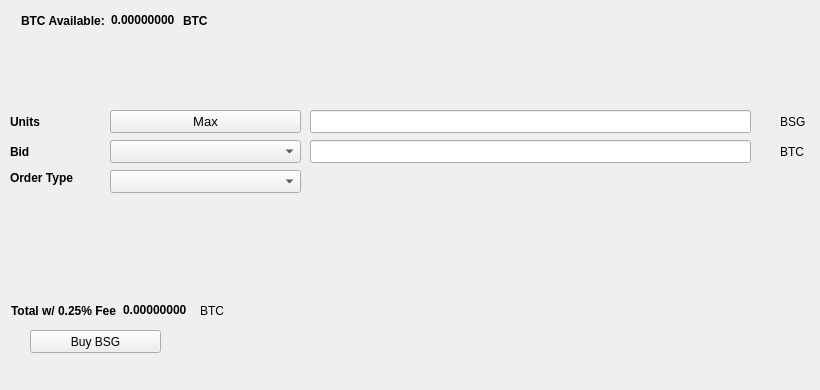
   <widget class="QWidget" name="BuyTab">
    <attribute name="title">
     <string>Buy</string>
    </attribute>
    <widget class="QPushButton" name="BuyBSG">
     <property name="geometry">
      <rect>
       <x>30</x>
       <y>330</y>
       <width>131</width>
       <height>23</height>
      </rect>
     </property>
     <property name="text">
      <string>Buy BSG</string>
     </property>
     <property name="icon">
      <iconset resource="../BSG.qrc">
       <normaloff>:/icons/bitcoin</normaloff>:/icons/bitcoin</iconset>
     </property>
    </widget>
    <widget class="QLabel" name="label_3">
     <property name="geometry">
      <rect>
       <x>10</x>
       <y>110</y>
       <width>46</width>
       <height>23</height>
      </rect>
     </property>
     <property name="font">
      <font>
       <weight>75</weight>
       <bold>true</bold>
      </font>
     </property>
     <property name="text">
      <string>Units</string>
     </property>
    </widget>
    <widget class="QLineEdit" name="UnitsInput">
     <property name="geometry">
      <rect>
       <x>310</x>
       <y>110</y>
       <width>441</width>
       <height>23</height>
      </rect>
     </property>
     <property name="font">
      <font>
       <pointsize>9</pointsize>
       <weight>75</weight>
       <bold>true</bold>
      </font>
     </property>
    </widget>
    <widget class="QLineEdit" name="BuyBidPriceEdit">
     <property name="geometry">
      <rect>
       <x>310</x>
       <y>140</y>
       <width>441</width>
       <height>23</height>
      </rect>
     </property>
     <property name="font">
      <font>
       <pointsize>9</pointsize>
       <weight>75</weight>
       <bold>true</bold>
      </font>
     </property>
    </widget>
    <widget class="QLabel" name="label_4">
     <property name="geometry">
      <rect>
       <x>780</x>
       <y>110</y>
       <width>31</width>
       <height>23</height>
      </rect>
     </property>
     <property name="text">
      <string>BSG</string>
     </property>
    </widget>
    <widget class="QLabel" name="label_5">
     <property name="geometry">
      <rect>
       <x>780</x>
       <y>140</y>
       <width>31</width>
       <height>23</height>
      </rect>
     </property>
     <property name="text">
      <string>BTC</string>
     </property>
    </widget>
    <widget class="QLabel" name="label_6">
     <property name="geometry">
      <rect>
       <x>10</x>
       <y>140</y>
       <width>46</width>
       <height>23</height>
      </rect>
     </property>
     <property name="font">
      <font>
       <weight>75</weight>
       <bold>true</bold>
      </font>
     </property>
     <property name="text">
      <string>Bid</string>
     </property>
    </widget>
    <widget class="QLabel" name="label_7">
     <property name="geometry">
      <rect>
       <x>10</x>
       <y>170</y>
       <width>91</width>
       <height>16</height>
      </rect>
     </property>
     <property name="font">
      <font>
       <weight>75</weight>
       <bold>true</bold>
      </font>
     </property>
     <property name="text">
      <string>Order Type</string>
     </property>
    </widget>
    <widget class="QPushButton" name="Buy_Max_Amount">
     <property name="geometry">
      <rect>
       <x>110</x>
       <y>110</y>
       <width>191</width>
       <height>23</height>
      </rect>
     </property>
     <property name="font">
      <font>
       <pointsize>10</pointsize>
      </font>
     </property>
     <property name="text">
      <string>Max</string>
     </property>
    </widget>
    <widget class="QComboBox" name="BuyBidcomboBox">
     <property name="geometry">
      <rect>
       <x>110</x>
       <y>140</y>
       <width>191</width>
       <height>23</height>
      </rect>
     </property>
     <property name="font">
      <font>
       <pointsize>10</pointsize>
      </font>
     </property>
    </widget>
    <widget class="QComboBox" name="buyOrdertypeCombo">
     <property name="geometry">
      <rect>
       <x>110</x>
       <y>170</y>
       <width>191</width>
       <height>23</height>
      </rect>
     </property>
     <property name="font">
      <font>
       <pointsize>10</pointsize>
      </font>
     </property>
    </widget>
    <widget class="QWidget" name="layoutWidget1">
     <property name="geometry">
      <rect>
       <x>21</x>
       <y>11</y>
       <width>227</width>
       <height>19</height>
      </rect>
     </property>
     <layout class="QHBoxLayout" name="horizontalLayout_3">
      <item>
       <widget class="QLabel" name="label232">
        <property name="font">
         <font>
          <weight>75</weight>
          <bold>true</bold>
         </font>
        </property>
        <property name="text">
         <string>BTC Available:</string>
        </property>
       </widget>
      </item>
      <item>
       <widget class="QLabel" name="BtcAvailableLbl">
        <property name="palette">
         <palette>
          <active>
           <colorrole role="WindowText">
            <brush brushstyle="SolidPattern">
             <color alpha="255">
              <red>0</red>
              <green>0</green>
              <blue>0</blue>
             </color>
            </brush>
           </colorrole>
           <colorrole role="Button">
            <brush brushstyle="SolidPattern">
             <color alpha="255">
              <red>0</red>
              <green>170</green>
              <blue>0</blue>
             </color>
            </brush>
           </colorrole>
           <colorrole role="Light">
            <brush brushstyle="SolidPattern">
             <color alpha="255">
              <red>0</red>
              <green>255</green>
              <blue>0</blue>
             </color>
            </brush>
           </colorrole>
           <colorrole role="Midlight">
            <brush brushstyle="SolidPattern">
             <color alpha="255">
              <red>0</red>
              <green>212</green>
              <blue>0</blue>
             </color>
            </brush>
           </colorrole>
           <colorrole role="Dark">
            <brush brushstyle="SolidPattern">
             <color alpha="255">
              <red>0</red>
              <green>85</green>
              <blue>0</blue>
             </color>
            </brush>
           </colorrole>
           <colorrole role="Mid">
            <brush brushstyle="SolidPattern">
             <color alpha="255">
              <red>0</red>
              <green>113</green>
              <blue>0</blue>
             </color>
            </brush>
           </colorrole>
           <colorrole role="Text">
            <brush brushstyle="SolidPattern">
             <color alpha="255">
              <red>0</red>
              <green>170</green>
              <blue>0</blue>
             </color>
            </brush>
           </colorrole>
           <colorrole role="BrightText">
            <brush brushstyle="SolidPattern">
             <color alpha="255">
              <red>255</red>
              <green>255</green>
              <blue>255</blue>
             </color>
            </brush>
           </colorrole>
           <colorrole role="ButtonText">
            <brush brushstyle="SolidPattern">
             <color alpha="255">
              <red>0</red>
              <green>0</green>
              <blue>0</blue>
             </color>
            </brush>
           </colorrole>
           <colorrole role="Base">
            <brush brushstyle="SolidPattern">
             <color alpha="255">
              <red>255</red>
              <green>255</green>
              <blue>255</blue>
             </color>
            </brush>
           </colorrole>
           <colorrole role="Window">
            <brush brushstyle="SolidPattern">
             <color alpha="255">
              <red>0</red>
              <green>170</green>
              <blue>0</blue>
             </color>
            </brush>
           </colorrole>
           <colorrole role="Shadow">
            <brush brushstyle="SolidPattern">
             <color alpha="255">
              <red>0</red>
              <green>0</green>
              <blue>0</blue>
             </color>
            </brush>
           </colorrole>
           <colorrole role="AlternateBase">
            <brush brushstyle="SolidPattern">
             <color alpha="255">
              <red>127</red>
              <green>212</green>
              <blue>127</blue>
             </color>
            </brush>
           </colorrole>
           <colorrole role="ToolTipBase">
            <brush brushstyle="SolidPattern">
             <color alpha="255">
              <red>255</red>
              <green>255</green>
              <blue>220</blue>
             </color>
            </brush>
           </colorrole>
           <colorrole role="ToolTipText">
            <brush brushstyle="SolidPattern">
             <color alpha="255">
              <red>0</red>
              <green>0</green>
              <blue>0</blue>
             </color>
            </brush>
           </colorrole>
          </active>
          <inactive>
           <colorrole role="WindowText">
            <brush brushstyle="SolidPattern">
             <color alpha="255">
              <red>0</red>
              <green>0</green>
              <blue>0</blue>
             </color>
            </brush>
           </colorrole>
           <colorrole role="Button">
            <brush brushstyle="SolidPattern">
             <color alpha="255">
              <red>0</red>
              <green>170</green>
              <blue>0</blue>
             </color>
            </brush>
           </colorrole>
           <colorrole role="Light">
            <brush brushstyle="SolidPattern">
             <color alpha="255">
              <red>0</red>
              <green>255</green>
              <blue>0</blue>
             </color>
            </brush>
           </colorrole>
           <colorrole role="Midlight">
            <brush brushstyle="SolidPattern">
             <color alpha="255">
              <red>0</red>
              <green>212</green>
              <blue>0</blue>
             </color>
            </brush>
           </colorrole>
           <colorrole role="Dark">
            <brush brushstyle="SolidPattern">
             <color alpha="255">
              <red>0</red>
              <green>85</green>
              <blue>0</blue>
             </color>
            </brush>
           </colorrole>
           <colorrole role="Mid">
            <brush brushstyle="SolidPattern">
             <color alpha="255">
              <red>0</red>
              <green>113</green>
              <blue>0</blue>
             </color>
            </brush>
           </colorrole>
           <colorrole role="Text">
            <brush brushstyle="SolidPattern">
             <color alpha="255">
              <red>0</red>
              <green>170</green>
              <blue>0</blue>
             </color>
            </brush>
           </colorrole>
           <colorrole role="BrightText">
            <brush brushstyle="SolidPattern">
             <color alpha="255">
              <red>255</red>
              <green>255</green>
              <blue>255</blue>
             </color>
            </brush>
           </colorrole>
           <colorrole role="ButtonText">
            <brush brushstyle="SolidPattern">
             <color alpha="255">
              <red>0</red>
              <green>0</green>
              <blue>0</blue>
             </color>
            </brush>
           </colorrole>
           <colorrole role="Base">
            <brush brushstyle="SolidPattern">
             <color alpha="255">
              <red>255</red>
              <green>255</green>
              <blue>255</blue>
             </color>
            </brush>
           </colorrole>
           <colorrole role="Window">
            <brush brushstyle="SolidPattern">
             <color alpha="255">
              <red>0</red>
              <green>170</green>
              <blue>0</blue>
             </color>
            </brush>
           </colorrole>
           <colorrole role="Shadow">
            <brush brushstyle="SolidPattern">
             <color alpha="255">
              <red>0</red>
              <green>0</green>
              <blue>0</blue>
             </color>
            </brush>
           </colorrole>
           <colorrole role="AlternateBase">
            <brush brushstyle="SolidPattern">
             <color alpha="255">
              <red>127</red>
              <green>212</green>
              <blue>127</blue>
             </color>
            </brush>
           </colorrole>
           <colorrole role="ToolTipBase">
            <brush brushstyle="SolidPattern">
             <color alpha="255">
              <red>255</red>
              <green>255</green>
              <blue>220</blue>
             </color>
            </brush>
           </colorrole>
           <colorrole role="ToolTipText">
            <brush brushstyle="SolidPattern">
             <color alpha="255">
              <red>0</red>
              <green>0</green>
              <blue>0</blue>
             </color>
            </brush>
           </colorrole>
          </inactive>
          <disabled>
           <colorrole role="WindowText">
            <brush brushstyle="SolidPattern">
             <color alpha="255">
              <red>0</red>
              <green>85</green>
              <blue>0</blue>
             </color>
            </brush>
           </colorrole>
           <colorrole role="Button">
            <brush brushstyle="SolidPattern">
             <color alpha="255">
              <red>0</red>
              <green>170</green>
              <blue>0</blue>
             </color>
            </brush>
           </colorrole>
           <colorrole role="Light">
            <brush brushstyle="SolidPattern">
             <color alpha="255">
              <red>0</red>
              <green>255</green>
              <blue>0</blue>
             </color>
            </brush>
           </colorrole>
           <colorrole role="Midlight">
            <brush brushstyle="SolidPattern">
             <color alpha="255">
              <red>0</red>
              <green>212</green>
              <blue>0</blue>
             </color>
            </brush>
           </colorrole>
           <colorrole role="Dark">
            <brush brushstyle="SolidPattern">
             <color alpha="255">
              <red>0</red>
              <green>85</green>
              <blue>0</blue>
             </color>
            </brush>
           </colorrole>
           <colorrole role="Mid">
            <brush brushstyle="SolidPattern">
             <color alpha="255">
              <red>0</red>
              <green>113</green>
              <blue>0</blue>
             </color>
            </brush>
           </colorrole>
           <colorrole role="Text">
            <brush brushstyle="SolidPattern">
             <color alpha="255">
              <red>0</red>
              <green>85</green>
              <blue>0</blue>
             </color>
            </brush>
           </colorrole>
           <colorrole role="BrightText">
            <brush brushstyle="SolidPattern">
             <color alpha="255">
              <red>255</red>
              <green>255</green>
              <blue>255</blue>
             </color>
            </brush>
           </colorrole>
           <colorrole role="ButtonText">
            <brush brushstyle="SolidPattern">
             <color alpha="255">
              <red>0</red>
              <green>85</green>
              <blue>0</blue>
             </color>
            </brush>
           </colorrole>
           <colorrole role="Base">
            <brush brushstyle="SolidPattern">
             <color alpha="255">
              <red>0</red>
              <green>170</green>
              <blue>0</blue>
             </color>
            </brush>
           </colorrole>
           <colorrole role="Window">
            <brush brushstyle="SolidPattern">
             <color alpha="255">
              <red>0</red>
              <green>170</green>
              <blue>0</blue>
             </color>
            </brush>
           </colorrole>
           <colorrole role="Shadow">
            <brush brushstyle="SolidPattern">
             <color alpha="255">
              <red>0</red>
              <green>0</green>
              <blue>0</blue>
             </color>
            </brush>
           </colorrole>
           <colorrole role="AlternateBase">
            <brush brushstyle="SolidPattern">
             <color alpha="255">
              <red>0</red>
              <green>170</green>
              <blue>0</blue>
             </color>
            </brush>
           </colorrole>
           <colorrole role="ToolTipBase">
            <brush brushstyle="SolidPattern">
             <color alpha="255">
              <red>255</red>
              <green>255</green>
              <blue>220</blue>
             </color>
            </brush>
           </colorrole>
           <colorrole role="ToolTipText">
            <brush brushstyle="SolidPattern">
             <color alpha="255">
              <red>0</red>
              <green>0</green>
              <blue>0</blue>
             </color>
            </brush>
           </colorrole>
          </disabled>
         </palette>
        </property>
        <property name="font">
         <font>
          <weight>75</weight>
          <bold>true</bold>
         </font>
        </property>
        <property name="text">
         <string>0.00000000</string>
        </property>
        <property name="textInteractionFlags">
         <set>Qt::LinksAccessibleByMouse|Qt::TextSelectableByKeyboard|Qt::TextSelectableByMouse</set>
        </property>
       </widget>
      </item>
      <item>
       <widget class="QLabel" name="BtcAvailableLbl_2">
        <property name="font">
         <font>
          <weight>75</weight>
          <bold>true</bold>
         </font>
        </property>
        <property name="text">
         <string>BTC</string>
        </property>
       </widget>
      </item>
     </layout>
    </widget>
    <widget class="QWidget" name="layoutWidge2">
     <property name="geometry">
      <rect>
       <x>11</x>
       <y>301</y>
       <width>259</width>
       <height>19</height>
      </rect>
     </property>
     <layout class="QHBoxLayout" name="horizontalLayout_4">
      <item>
       <widget class="QLabel" name="label_9">
        <property name="font">
         <font>
          <weight>75</weight>
          <bold>true</bold>
         </font>
        </property>
        <property name="text">
         <string>Total w/ 0.25% Fee</string>
        </property>
       </widget>
      </item>
      <item>
       <widget class="QLabel" name="BuyCostLabel">
        <property name="palette">
         <palette>
          <active>
           <colorrole role="WindowText">
            <brush brushstyle="SolidPattern">
             <color alpha="255">
              <red>0</red>
              <green>0</green>
              <blue>0</blue>
             </color>
            </brush>
           </colorrole>
           <colorrole role="Button">
            <brush brushstyle="SolidPattern">
             <color alpha="255">
              <red>0</red>
              <green>170</green>
              <blue>0</blue>
             </color>
            </brush>
           </colorrole>
           <colorrole role="Light">
            <brush brushstyle="SolidPattern">
             <color alpha="255">
              <red>0</red>
              <green>255</green>
              <blue>0</blue>
             </color>
            </brush>
           </colorrole>
           <colorrole role="Midlight">
            <brush brushstyle="SolidPattern">
             <color alpha="255">
              <red>0</red>
              <green>212</green>
              <blue>0</blue>
             </color>
            </brush>
           </colorrole>
           <colorrole role="Dark">
            <brush brushstyle="SolidPattern">
             <color alpha="255">
              <red>0</red>
              <green>85</green>
              <blue>0</blue>
             </color>
            </brush>
           </colorrole>
           <colorrole role="Mid">
            <brush brushstyle="SolidPattern">
             <color alpha="255">
              <red>0</red>
              <green>113</green>
              <blue>0</blue>
             </color>
            </brush>
           </colorrole>
           <colorrole role="Text">
            <brush brushstyle="SolidPattern">
             <color alpha="255">
              <red>0</red>
              <green>170</green>
              <blue>0</blue>
             </color>
            </brush>
           </colorrole>
           <colorrole role="BrightText">
            <brush brushstyle="SolidPattern">
             <color alpha="255">
              <red>255</red>
              <green>255</green>
              <blue>255</blue>
             </color>
            </brush>
           </colorrole>
           <colorrole role="ButtonText">
            <brush brushstyle="SolidPattern">
             <color alpha="255">
              <red>0</red>
              <green>0</green>
              <blue>0</blue>
             </color>
            </brush>
           </colorrole>
           <colorrole role="Base">
            <brush brushstyle="SolidPattern">
             <color alpha="255">
              <red>255</red>
              <green>255</green>
              <blue>255</blue>
             </color>
            </brush>
           </colorrole>
           <colorrole role="Window">
            <brush brushstyle="SolidPattern">
             <color alpha="255">
              <red>0</red>
              <green>170</green>
              <blue>0</blue>
             </color>
            </brush>
           </colorrole>
           <colorrole role="Shadow">
            <brush brushstyle="SolidPattern">
             <color alpha="255">
              <red>0</red>
              <green>0</green>
              <blue>0</blue>
             </color>
            </brush>
           </colorrole>
           <colorrole role="AlternateBase">
            <brush brushstyle="SolidPattern">
             <color alpha="255">
              <red>127</red>
              <green>212</green>
              <blue>127</blue>
             </color>
            </brush>
           </colorrole>
           <colorrole role="ToolTipBase">
            <brush brushstyle="SolidPattern">
             <color alpha="255">
              <red>255</red>
              <green>255</green>
              <blue>220</blue>
             </color>
            </brush>
           </colorrole>
           <colorrole role="ToolTipText">
            <brush brushstyle="SolidPattern">
             <color alpha="255">
              <red>0</red>
              <green>0</green>
              <blue>0</blue>
             </color>
            </brush>
           </colorrole>
          </active>
          <inactive>
           <colorrole role="WindowText">
            <brush brushstyle="SolidPattern">
             <color alpha="255">
              <red>0</red>
              <green>0</green>
              <blue>0</blue>
             </color>
            </brush>
           </colorrole>
           <colorrole role="Button">
            <brush brushstyle="SolidPattern">
             <color alpha="255">
              <red>0</red>
              <green>170</green>
              <blue>0</blue>
             </color>
            </brush>
           </colorrole>
           <colorrole role="Light">
            <brush brushstyle="SolidPattern">
             <color alpha="255">
              <red>0</red>
              <green>255</green>
              <blue>0</blue>
             </color>
            </brush>
           </colorrole>
           <colorrole role="Midlight">
            <brush brushstyle="SolidPattern">
             <color alpha="255">
              <red>0</red>
              <green>212</green>
              <blue>0</blue>
             </color>
            </brush>
           </colorrole>
           <colorrole role="Dark">
            <brush brushstyle="SolidPattern">
             <color alpha="255">
              <red>0</red>
              <green>85</green>
              <blue>0</blue>
             </color>
            </brush>
           </colorrole>
           <colorrole role="Mid">
            <brush brushstyle="SolidPattern">
             <color alpha="255">
              <red>0</red>
              <green>113</green>
              <blue>0</blue>
             </color>
            </brush>
           </colorrole>
           <colorrole role="Text">
            <brush brushstyle="SolidPattern">
             <color alpha="255">
              <red>0</red>
              <green>170</green>
              <blue>0</blue>
             </color>
            </brush>
           </colorrole>
           <colorrole role="BrightText">
            <brush brushstyle="SolidPattern">
             <color alpha="255">
              <red>255</red>
              <green>255</green>
              <blue>255</blue>
             </color>
            </brush>
           </colorrole>
           <colorrole role="ButtonText">
            <brush brushstyle="SolidPattern">
             <color alpha="255">
              <red>0</red>
              <green>0</green>
              <blue>0</blue>
             </color>
            </brush>
           </colorrole>
           <colorrole role="Base">
            <brush brushstyle="SolidPattern">
             <color alpha="255">
              <red>255</red>
              <green>255</green>
              <blue>255</blue>
             </color>
            </brush>
           </colorrole>
           <colorrole role="Window">
            <brush brushstyle="SolidPattern">
             <color alpha="255">
              <red>0</red>
              <green>170</green>
              <blue>0</blue>
             </color>
            </brush>
           </colorrole>
           <colorrole role="Shadow">
            <brush brushstyle="SolidPattern">
             <color alpha="255">
              <red>0</red>
              <green>0</green>
              <blue>0</blue>
             </color>
            </brush>
           </colorrole>
           <colorrole role="AlternateBase">
            <brush brushstyle="SolidPattern">
             <color alpha="255">
              <red>127</red>
              <green>212</green>
              <blue>127</blue>
             </color>
            </brush>
           </colorrole>
           <colorrole role="ToolTipBase">
            <brush brushstyle="SolidPattern">
             <color alpha="255">
              <red>255</red>
              <green>255</green>
              <blue>220</blue>
             </color>
            </brush>
           </colorrole>
           <colorrole role="ToolTipText">
            <brush brushstyle="SolidPattern">
             <color alpha="255">
              <red>0</red>
              <green>0</green>
              <blue>0</blue>
             </color>
            </brush>
           </colorrole>
          </inactive>
          <disabled>
           <colorrole role="WindowText">
            <brush brushstyle="SolidPattern">
             <color alpha="255">
              <red>0</red>
              <green>85</green>
              <blue>0</blue>
             </color>
            </brush>
           </colorrole>
           <colorrole role="Button">
            <brush brushstyle="SolidPattern">
             <color alpha="255">
              <red>0</red>
              <green>170</green>
              <blue>0</blue>
             </color>
            </brush>
           </colorrole>
           <colorrole role="Light">
            <brush brushstyle="SolidPattern">
             <color alpha="255">
              <red>0</red>
              <green>255</green>
              <blue>0</blue>
             </color>
            </brush>
           </colorrole>
           <colorrole role="Midlight">
            <brush brushstyle="SolidPattern">
             <color alpha="255">
              <red>0</red>
              <green>212</green>
              <blue>0</blue>
             </color>
            </brush>
           </colorrole>
           <colorrole role="Dark">
            <brush brushstyle="SolidPattern">
             <color alpha="255">
              <red>0</red>
              <green>85</green>
              <blue>0</blue>
             </color>
            </brush>
           </colorrole>
           <colorrole role="Mid">
            <brush brushstyle="SolidPattern">
             <color alpha="255">
              <red>0</red>
              <green>113</green>
              <blue>0</blue>
             </color>
            </brush>
           </colorrole>
           <colorrole role="Text">
            <brush brushstyle="SolidPattern">
             <color alpha="255">
              <red>0</red>
              <green>85</green>
              <blue>0</blue>
             </color>
            </brush>
           </colorrole>
           <colorrole role="BrightText">
            <brush brushstyle="SolidPattern">
             <color alpha="255">
              <red>255</red>
              <green>255</green>
              <blue>255</blue>
             </color>
            </brush>
           </colorrole>
           <colorrole role="ButtonText">
            <brush brushstyle="SolidPattern">
             <color alpha="255">
              <red>0</red>
              <green>85</green>
              <blue>0</blue>
             </color>
            </brush>
           </colorrole>
           <colorrole role="Base">
            <brush brushstyle="SolidPattern">
             <color alpha="255">
              <red>0</red>
              <green>170</green>
              <blue>0</blue>
             </color>
            </brush>
           </colorrole>
           <colorrole role="Window">
            <brush brushstyle="SolidPattern">
             <color alpha="255">
              <red>0</red>
              <green>170</green>
              <blue>0</blue>
             </color>
            </brush>
           </colorrole>
           <colorrole role="Shadow">
            <brush brushstyle="SolidPattern">
             <color alpha="255">
              <red>0</red>
              <green>0</green>
              <blue>0</blue>
             </color>
            </brush>
           </colorrole>
           <colorrole role="AlternateBase">
            <brush brushstyle="SolidPattern">
             <color alpha="255">
              <red>0</red>
              <green>170</green>
              <blue>0</blue>
             </color>
            </brush>
           </colorrole>
           <colorrole role="ToolTipBase">
            <brush brushstyle="SolidPattern">
             <color alpha="255">
              <red>255</red>
              <green>255</green>
              <blue>220</blue>
             </color>
            </brush>
           </colorrole>
           <colorrole role="ToolTipText">
            <brush brushstyle="SolidPattern">
             <color alpha="255">
              <red>0</red>
              <green>0</green>
              <blue>0</blue>
             </color>
            </brush>
           </colorrole>
          </disabled>
         </palette>
        </property>
        <property name="font">
         <font>
          <weight>75</weight>
          <bold>true</bold>
         </font>
        </property>
        <property name="autoFillBackground">
         <bool>false</bool>
        </property>
        <property name="text">
         <string>0.00000000</string>
        </property>
        <property name="textInteractionFlags">
         <set>Qt::LinksAccessibleByMouse|Qt::TextSelectableByMouse</set>
        </property>
       </widget>
      </item>
      <item>
       <widget class="QLabel" name="label_10">
        <property name="font">
         <font>
          <weight>50</weight>
          <bold>false</bold>
         </font>
        </property>
        <property name="text">
         <string>BTC</string>
        </property>
       </widget>
      </item>
     </layout>
    </widget>
    <widget class="QLabel" name="label_24">
     <property name="geometry">
      <rect>
       <x>460</x>
       <y>300</y>
       <width>281</width>
       <height>81</height>
      </rect>
     </property>
     <property name="text">
      <string/>
     </property>
     <property name="pixmap">
      <pixmap>:/images/bittrex</pixmap>
     </property>
    </widget>
   </widget>
